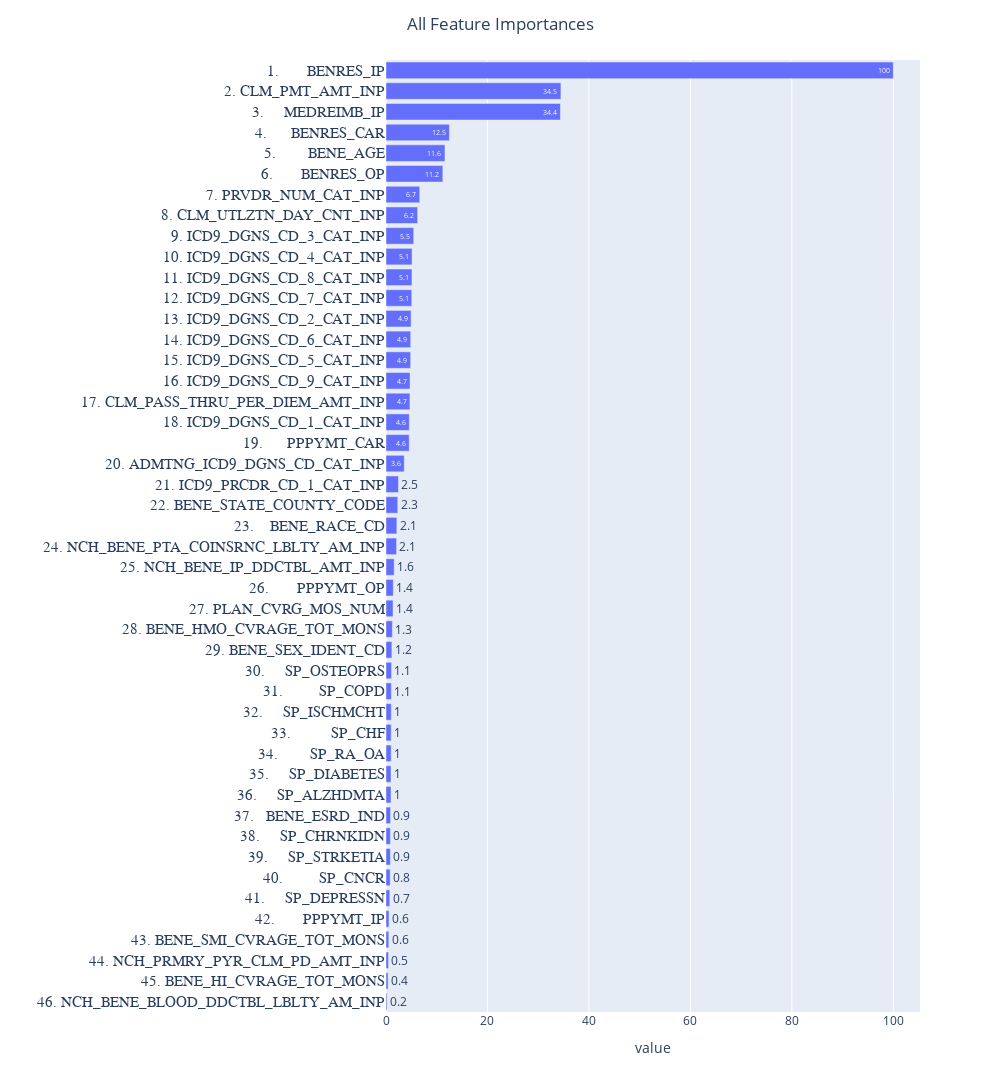

Here is the notebook cell this chart was saved with:
### Code cell
feature_importance = FeatureImportance(dt_pipeline)
feature_importance.plot(top_n_features=50, width=1000)

### Figure 1 — Plotly figure (JSON) as saved in the notebook; plotly's stock layout.template omitted (floating-point values rounded to 4 significant figures)
{"data": [{"alignmentgroup": "True", "hovertemplate": "value=%{x}<br>feature=%{y}<br>text=%{text}<extra></extra>", "legendgroup": "", "marker": {"color": "#636efa"}, "name": "", "offsetgroup": "", "orientation": "h", "showlegend": false, "text": [0.2, 0.4, 0.5, 0.6, 0.6, 0.7, 0.8, 0.9, 0.9, 0.9, 1, 1, 1, 1, 1, 1.1, 1.1, 1.2, 1.3, 1.4, 1.4, 1.6, 2.1, 2.1, 2.3, 2.5, 3.6, 4.6, 4.6, 4.7, 4.7, 4.9, 4.9, 4.9, 5.1, 5.1, 5.1, 5.5, 6.2, 6.7, 11.2, 11.6, 12.5, 34.4, 34.5, 100], "textposition": "auto", "type": "bar", "x": [0.2013, 0.4095, 0.5015, 0.5528, 0.589, 0.7459, 0.8211, 0.86, 0.8662, 0.8921, 0.9915, 0.9919, 1.021, 1.026, 1.045, 1.058, 1.099, 1.157, 1.26, 1.39, 1.437, 1.619, 2.082, 2.14, 2.32, 2.46, 3.597, 4.576, 4.593, 4.717, 4.741, 4.857, 4.866, 4.946, 5.081, 5.119, 5.136, 5.461, 6.236, 6.651, 11.2, 11.62, 12.5, 34.39, 34.48, 100], "xaxis": "x", "y": ["46. NCH_BENE_BLOOD_DDCTBL_LBLTY_AM_INP", "45. BENE_HI_CVRAGE_TOT_MONS", "44. NCH_PRMRY_PYR_CLM_PD_AMT_INP", "43. BENE_SMI_CVRAGE_TOT_MONS", "42.       PPPYMT_IP", "41.     SP_DEPRESSN", "40.         SP_CNCR", "39.     SP_STRKETIA", "38.     SP_CHRNKIDN", "37.   BENE_ESRD_IND", "36.     SP_ALZHDMTA", "35.     SP_DIABETES", "34.        SP_RA_OA", "33.          SP_CHF", "32.     SP_ISCHMCHT", "31.         SP_COPD", "30.     SP_OSTEOPRS", "29. BENE_SEX_IDENT_CD", "28. BENE_HMO_CVRAGE_TOT_MONS", "27. PLAN_CVRG_MOS_NUM", "26.       PPPYMT_OP", "25. NCH_BENE_IP_DDCTBL_AMT_INP", "24. NCH_BENE_PTA_COINSRNC_LBLTY_AM_INP", "23.    BENE_RACE_CD", "22. BENE_STATE_COUNTY_CODE", "21. ICD9_PRCDR_CD_1_CAT_INP", "20. ADMTNG_ICD9_DGNS_CD_CAT_INP", "19.      PPPYMT_CAR", "18. ICD9_DGNS_CD_1_CAT_INP", "17. CLM_PASS_THRU_PER_DIEM_AMT_INP", "16. ICD9_DGNS_CD_9_CAT_INP", "15. ICD9_DGNS_CD_5_CAT_INP", "14. ICD9_DGNS_CD_6_CAT_INP", "13. ICD9_DGNS_CD_2_CAT_INP", "12. ICD9_DGNS_CD_7_CAT_INP", "11. ICD9_DGNS_CD_8_CAT_INP", "10. ICD9_DGNS_CD_4_CAT_INP", "9. ICD9_DGNS_CD_3_CAT_INP", "8. CLM_UTLZTN_DAY_CNT_INP", "7. PRVDR_NUM_CAT_INP", "6.       BENRES_OP", "5.        BENE_AGE", "4.      BENRES_CAR", "3.     MEDREIMB_IP", "2. CLM_PMT_AMT_INP", "1.       BENRES_IP"], "yaxis": "y"}], "layout": {"barmode": "relative", "height": 1250, "legend": {"tracegroupgap": 0}, "margin": {"t": 60}, "showlegend": false, "title": {"text": "All Feature Importances", "x": 0.5}, "width": 1000, "xaxis": {"anchor": "y", "domain": [0, 1], "title": {"text": "value"}}, "yaxis": {"anchor": "x", "domain": [0, 1], "tickfont": {"family": "Courier New", "size": 15}, "title": {"text": ""}}}}
